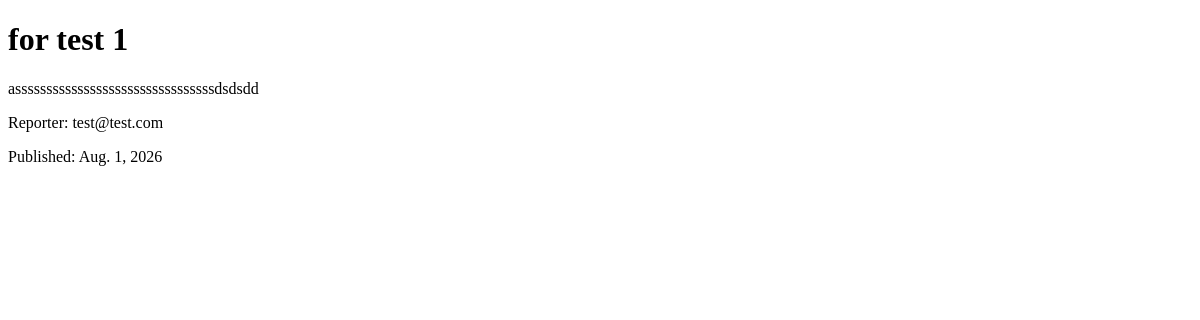
The page /post_detail/1/ on the database as committed earlier.
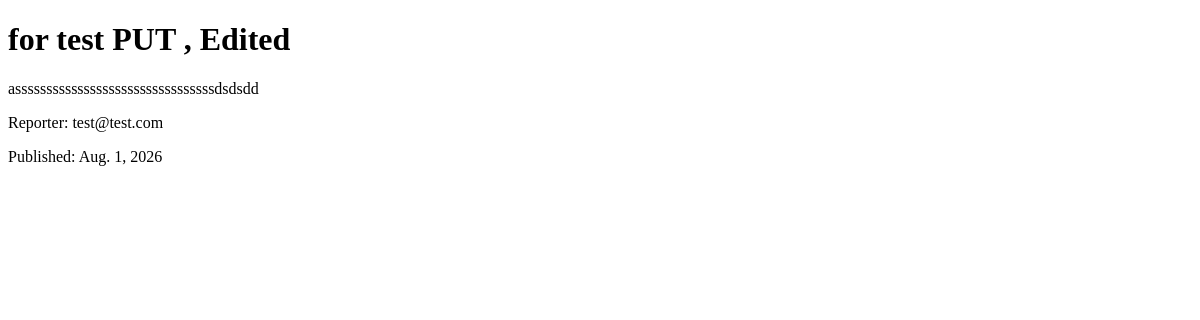
The same page on the database as committed later.
### blog/models.py (models this page shows, shortened)
class Post(models.Model):
    author = models.ForeignKey(User, on_delete=models.CASCADE)
    image = models.ImageField(null=True, blank=True)
    title = models.CharField(max_length=250)
    content = models.TextField()
    status = models.BooleanField()
    category = models.ForeignKey("Category", on_delete=models.SET_NULL, null=True)
    created_date = models.DateTimeField(auto_now_add=True)
    updated_date = models.DateTimeField(auto_now=True)
    published_date = models.DateTimeField()

### accounts/models.py (models this page shows)
class User(AbstractBaseUser,PermissionsMixin):
    email = models.EmailField(max_length=255, unique=True)
    is_staff = models.BooleanField(default=False)
    is_superuser = models.BooleanField(default=False)
    is_active = models.BooleanField(default=True)
    objects = UserManager()
    USERNAME_FIELD = 'email'
    REQUIRED_FIELDS = []
    created_date = models.DateTimeField(auto_now_add=True)
    updated_date = models.DateTimeField(auto_now=True)
    def __str__(self):
        return self.email

### blog/views.py (the view)
# urls.py: path('post_detail/<int:pk>/', views.PostDetailView.as_view(), name='post-detail'),
class PostDetailView(DetailView):
    model = Post

### templates/blog/post_detail.html (shortened to what this page needs)
<!DOCTYPE html>
<html lang="en">
<head>
</head>
<body>
    <h1>{{ object.title }}</h1>
    <p>{{ object.content }}</p>
    <p>Reporter: {{ object.author }}</p>
    <p>Published: {{ object.published_date|date }}</p>
</body>
</html>

Rows that differ between the two databases and show on the page:
changed Post "assssssssssssssssssssssssssssssssdsdsdd": title "for test 1" → "for test PUT , Edited"
